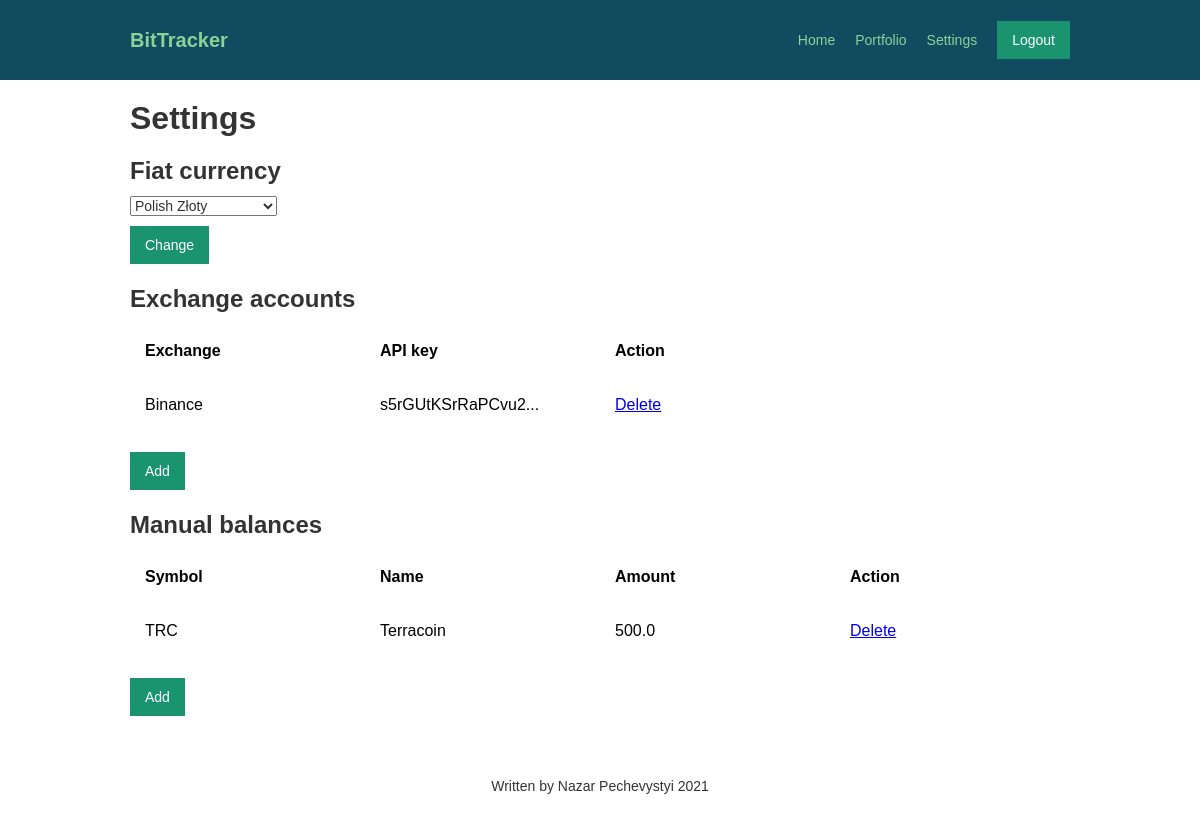
Page /settings (signed in) on the earlier database version.
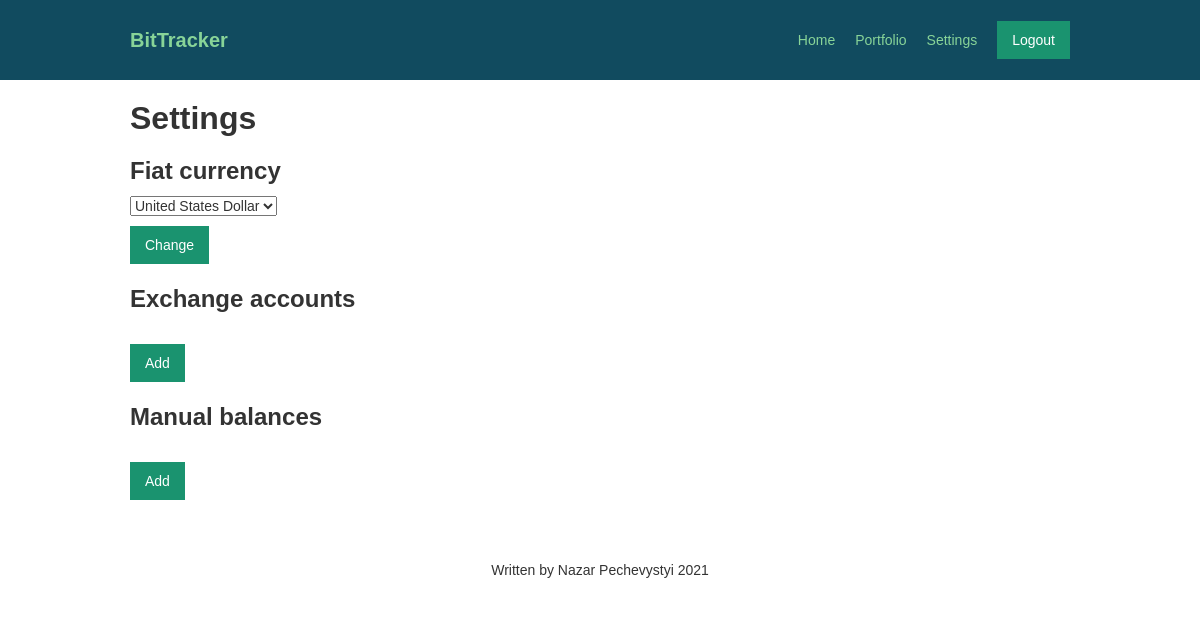
Same page on the later database version.
### tracker/models.py (models this page shows, shortened)
class UserProfile(models.Model):
    user = models.OneToOneField(User, on_delete=models.CASCADE)
    fiat = models.ForeignKey(Fiat, on_delete=models.CASCADE, default='USD')

class ExchangeAccount(models.Model):
    user = models.ForeignKey(UserProfile, on_delete=models.CASCADE)
    exchange = models.ForeignKey(Exchange, on_delete=models.CASCADE)
    key = models.CharField(max_length=1024)
    secret = models.CharField(max_length=1024)

class Exchange(models.Model):
    name = models.CharField(max_length=64, primary_key=True)
    def __str__(self):
        return f"{self.name}"

class Balance(models.Model):
    crypto = models.ForeignKey(Crypto, on_delete=models.CASCADE)
    amount = models.FloatField(null=True, blank=True)
    date = models.DateTimeField(auto_now=True)
    class Meta:
        abstract = True

class ManualBalance(Balance):
    user = models.ForeignKey(UserProfile, on_delete=models.CASCADE)

class Crypto(models.Model):
    symbol = models.CharField(max_length=10, primary_key=True)
    name = models.CharField(max_length=32)

### tracker/views.py (the view)
# urls.py: path('settings', views.settings, name='settings'),
@login_required
def settings(request):
    profile = UserProfile.objects.get(user=request.user)
    if request.method == 'POST':
        fiat_form = UserProfileFiatForm(
            request.POST,
            instance=profile
        )
        if fiat_form.is_valid():
            fiat_form.save()
            return redirect('settings')
    else:
        fiat_form = UserProfileFiatForm(instance=profile)
    exchange_accounts = ExchangeAccount.objects.filter(user=profile)
    manual_balances = ManualBalance.objects.filter(user=profile)
    context = {'fiat_form': fiat_form,
               'exchange_accounts': exchange_accounts,
               'manual_balances': manual_balances}
    return render(request, 'settings.html', context)

### tracker/forms.py
class UserProfileFiatForm(ModelForm):
    class Meta:
        model = UserProfile
        fields = ('fiat',)

### tracker/models.py (called while the page is built)
    def __str__(self):
        return self.name

### tracker/templates/settings.html (shortened to what this page needs)
{% extends "base.html" %}
{% block content %}
    <h2>Settings</h2>
    <h3>Fiat currency</h3>
    <form method="post">
    {% for field in fiat_form %}
      <p>
        {{ field }}
      </p>
    {% endfor %}
    <button type="submit" class="button w-button">Change</button>
  </form>
    <h3>Exchange accounts</h3>
    {% if exchange_accounts %}
    <div class="table__wrapper">
        <div class="table-point">
            <div class="column">
                <div class="title-text"><strong>Exchange</strong></div>
            </div>
            <div class="column">
                <div class="title-text"><strong>API key</strong></div>
            </div>
            <div class="column">
                <div class="title-text"><strong>Action</strong></div>
            </div>
        </div>
        {% for account in exchange_accounts %}
            <div class="table-point grey">
                <div class="column">
                    <div class="title-text">{{ account.exchange }}</div>
                </div>
                <div class="column">
                    <div class="title-text">{{ account.key|slice:":16" }}...</div>
                </div>
                <div class="column">
                    <div class="title-text"><a href="{% url 'delete_exchange_account' pk=account.pk %}">Delete</a></div>
                </div>
            </div>
        {% endfor %}
    </div>
    {% endif %}
    <br>
    <a href="{% url 'add_exchange_account' %}" class="button w-button">Add</a>
    <h3>Manual balances</h3>
    {% if manual_balances %}
    <div class="table__wrapper">
        <div class="table-point">
            <div class="column">
                <div class="title-text"><strong>Symbol</strong></div>
            </div>
            <div class="column">
                <div class="title-text"><strong>Name</strong></div>
            </div>
            <div class="column">
                <div class="title-text"><strong>Amount</strong></div>
            </div>
            <div class="column">
                <div class="title-text"><strong>Action</strong></div>
            </div>
        </div>
        {% for balance in manual_balances %}
            <div class="table-point grey">
                <div class="column">
                    <div class="title-text">{{ balance.crypto.symbol }}</div>
                </div>
                <div class="column">
                    <div class="title-text">{{ balance.crypto.name }}</div>
                </div>
                <div class="column">
                    <div class="title-text">{{ balance.amount }}</div>
                </div>
                <div class="column">
                    <div class="title-text"><a href="{% url 'delete_manual_balance' pk=balance.pk %}">Delete</a></div>
                </div>
            </div>
        {% endfor %}
    </div>
    {% endif %}
    <br>
    <a href="{% url 'add_manual_balance' %}" class="button w-button">Add</a>
{% endblock %}

Differences in the rows shown:
removed ExchangeAccount: exchange "Binance", key "s5rGUtKSrRaPCvu2"
removed ManualBalance: crypto.symbol "TRC", crypto.name "Terracoin", amount "500.0"
changed UserProfile: fiat "Polish Złoty" → "United States Dollar"
Other differences:
text no longer shown: "Exchange API key Action Symbol Name Amount Action"
